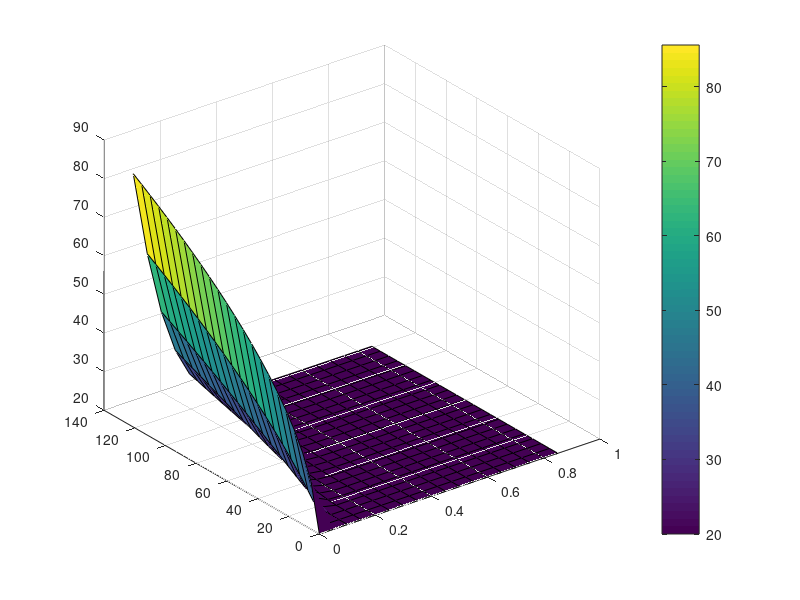
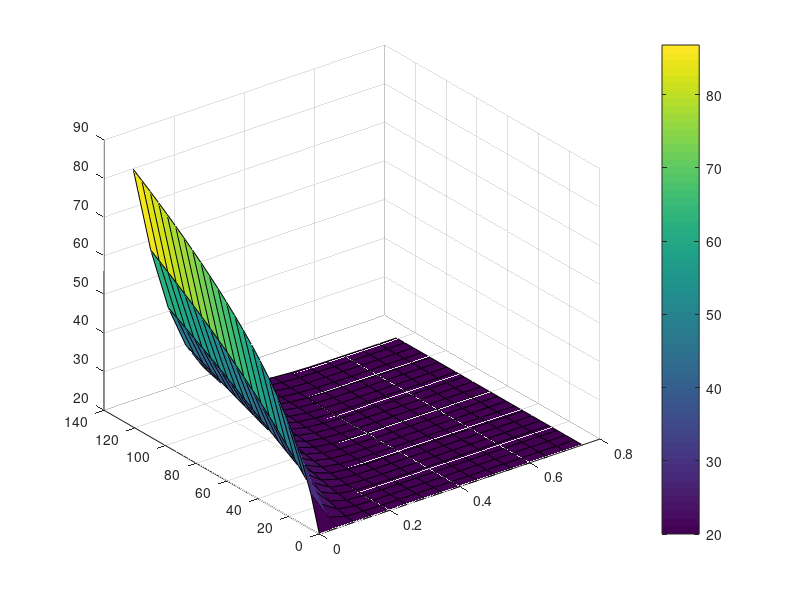

Write MATLAB code to recreate these figures, in order.
clc;
t = [0:5.5:121];                %range of t(121 gives an integer value and is close to 120)
x = [0:0.05:0.85];              %range of distance in x

%Explicit Method
m = length(t);
n = length(x);
T = zeros(m,n);
%Initial Temperature
for i=1:m
    for j=1:n
        T(i,j)=20;
    end
end
%Calculating Temperature at surface and interior nodes
for i=2:m
    T(i,1)=(24.94+T(i-1,2))/2+0.5*T(i-1,1);                 %Equation for surface node(Calculations and derivation are shown in report)
    for j=2:n-1
       T(i,j) = (T(i-1,j+1) + T(i-1,j-1))/4+0.5*T(i-1,j);   %Equation for interior nodes
    end
end

disp("THE EXPLICIT METHOD");
disp("The surface temperature after 2 min is :");
disp(T(i,1));
disp("The temperature at x=150mm after 2 min is :");
disp(T(i,4));
disp(T);                            %Matrix output to get idea for implicit method

figure(1)
surf(x,t,T);
colorbar

%IMPLICIT Method
A = zeros(16,16);                   %Coefficient matrices
B = zeros(16,1);
for i = 1:16
    for j = 1:16
        if(i == j)
            A(i,j) = 6;
        elseif(j == i-1 || j == i+1)
                A(i,j) = -1;
        end
    end
end
A(1,1)=3;
T1 = zeros(23,16);
for i=1:23                              %Initial Temperature
    for j = 1:16
    T1(i,j)=20;
    end
end

for i = 2:23                            %Calculation of B Matrix and Temperature matrix
    for j = 1:15
        B(j,1)=4*T1(i-1,j);
    end
    B(1,1)= 25.68 + 2*T1(i-1,1);
    B(16,1) = 4*T1(i-1,16) + 20;
       
    T1(i,:) = linsolve(A,B);
end
disp("THE IMPLICIT METHOD");
disp("The surface temperature after 2 min is :");
disp(T1(i,1));
disp("The temperature at x=150mm after 2 min is :");
disp(T1(i,4));

figure(2)
t = [0:5.5:121];
x = [0:0.05:0.75];
surf(x,t,T1);
colorbar
